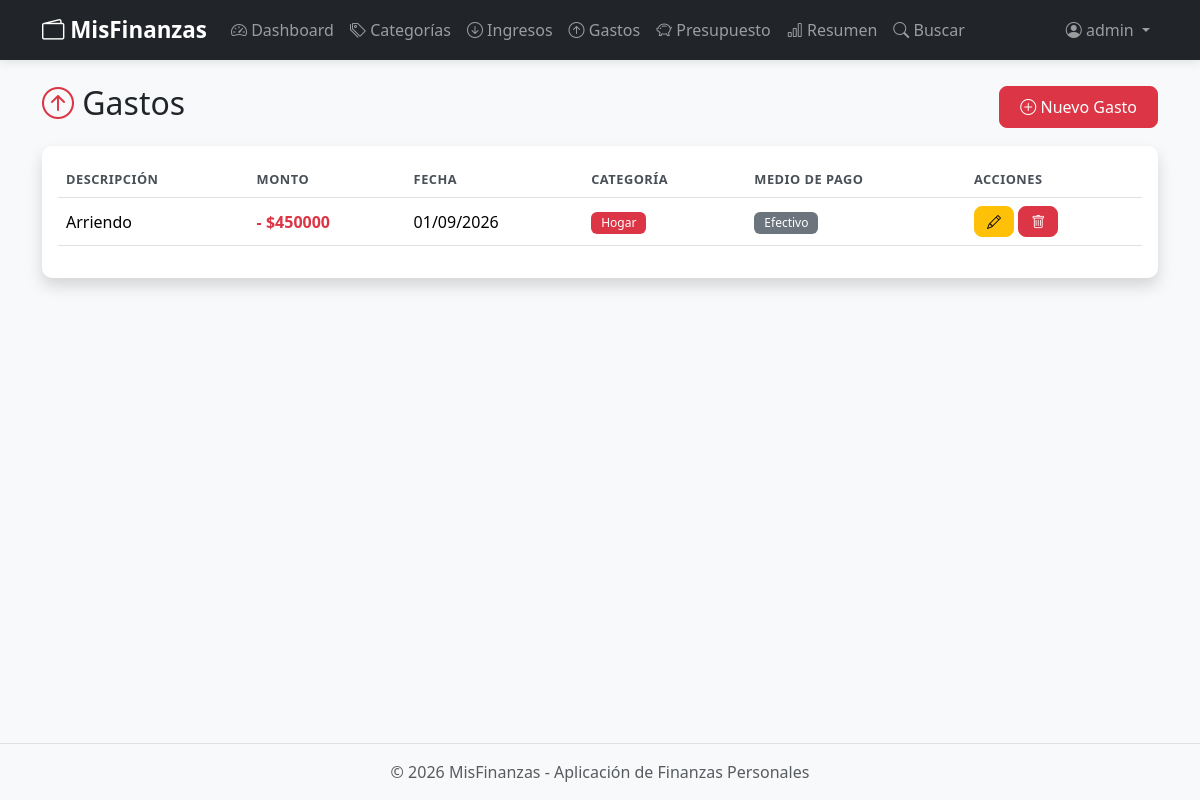
Screenshot of /gastos/ (signed in) with the database file from the repository.
### core/models.py (models this page shows, shortened)
class Gasto(models.Model):
    MEDIOS_PAGO = [
        ("EFECTIVO", "Efectivo"),
        ("DEBITO", "Débito"),
        ("CREDITO", "Crédito"),
        ("TRANSFERENCIA", "Transferencia"),
        ("OTRO", "Otro"),
    ]
    usuario = models.ForeignKey(User, on_delete=models.CASCADE)
    descripcion = models.CharField(max_length=200)
    monto = models.DecimalField(max_digits=10, decimal_places=2)
    fecha = models.DateField()
    categoria = models.ForeignKey(
        Categoria, on_delete=models.CASCADE, limit_choices_to={"tipo": "GASTO"}
    )
    medio_pago = models.CharField(max_length=20, choices=MEDIOS_PAGO, default="EFECTIVO")
    class Meta:
        verbose_name = "Gasto"
        verbose_name_plural = "Gastos"
        ordering = ["-fecha"]

class Categoria(models.Model):
    TIPOS = [
        ("INGRESO", "Ingreso"),
        ("GASTO", "Gasto"),
    ]
    usuario = models.ForeignKey(User, on_delete=models.CASCADE)
    nombre = models.CharField(max_length=100)
    tipo = models.CharField(max_length=10, choices=TIPOS)
    class Meta:
        verbose_name = "Categoría"
        verbose_name_plural = "Categorías"
        ordering = ["tipo", "nombre"]
        unique_together = ("usuario", "nombre", "tipo")

### core/views.py (the view)
# urls.py: path("gastos/", views.GastoListView.as_view(), name="gasto_list"),
class GastoListView(LoginRequiredMixin, ListView):
    model = Gasto
    template_name = "core/gasto_list.html"
    context_object_name = "gastos"
    paginate_by = 10
    def get_queryset(self):
        return Gasto.objects.filter(usuario=self.request.user).select_related("categoria")

### core/templates/core/gasto_list.html (shortened to what this page needs)
{% extends "core/base.html" %}
{% block content %}
<div class="d-flex justify-content-between align-items-center mb-3">
    <h2><i class="bi bi-arrow-up-circle text-danger"></i> Gastos</h2>
    <a href="{% url 'gasto_create' %}" class="btn btn-danger">
        <i class="bi bi-plus-circle"></i> Nuevo Gasto
    </a>
</div>
<div class="card shadow">
    <div class="card-body">
        <div class="table-responsive">
            <table class="table table-hover">
                <thead>
                    <tr>
                        <th>Descripción</th>
                        <th>Monto</th>
                        <th>Fecha</th>
                        <th>Categoría</th>
                        <th>Medio de pago</th>
                        <th>Acciones</th>
                    </tr>
                </thead>
                <tbody>
                    {% for gasto in gastos %}
                    <tr>
                        <td>{{ gasto.descripcion }}</td>
                        <td class="text-danger fw-bold">- ${{ gasto.monto|floatformat:0 }}</td>
                        <td>{{ gasto.fecha|date:"d/m/Y" }}</td>
                        <td><span class="badge bg-danger">{{ gasto.categoria.nombre }}</span></td>
                        <td><span class="badge bg-secondary">{{ gasto.get_medio_pago_display }}</span></td>
                        <td>
                            <a href="{% url 'gasto_update' gasto.pk %}" class="btn btn-sm btn-warning">
                                <i class="bi bi-pencil"></i>
                            </a>
                            <a href="{% url 'gasto_delete' gasto.pk %}" class="btn btn-sm btn-danger">
                                <i class="bi bi-trash"></i>
                            </a>
                        </td>
                    </tr>
                    {% empty %}
                    <tr>
                        <td colspan="6" class="text-center text-muted py-4">
                            <i class="bi bi-inbox"></i> No hay gastos registrados.
                        </td>
                    </tr>
                    {% endfor %}
                </tbody>
            </table>
        </div>
    </div>
</div>
{% endblock %}

### core/templates/core/base.html (shortened to what this page needs)
<!DOCTYPE html>
{% load static %}
<html lang="es">
<head>
    <link href="https://cdn.jsdelivr.net/npm/bootstrap@5.3.3/dist/css/bootstrap.min.css" rel="stylesheet">
    <link rel="stylesheet" href="https://cdn.jsdelivr.net/npm/bootstrap-icons@1.11.3/font/bootstrap-icons.min.css">
    <link rel="stylesheet" href="{% static 'core/css/style.css' %}">
</head>
<body>
    <nav class="navbar navbar-expand-lg navbar-dark bg-dark">
        <div class="container">
            <a class="navbar-brand fw-bold" href="{% if user.is_authenticated %}{% url 'dashboard' %}{% else %}{% url 'login' %}{% endif %}">
                <i class="bi bi-wallet2"></i> MisFinanzas
            </a>
            <div class="collapse navbar-collapse" id="navbarNav">
                {% if user.is_authenticated %}
                <ul class="navbar-nav me-auto">
                    <li class="nav-item">
                        <a class="nav-link" href="{% url 'dashboard' %}">
                            <i class="bi bi-speedometer2"></i> Dashboard
                        </a>
                    </li>
                    <li class="nav-item">
                        <a class="nav-link" href="{% url 'categoria_list' %}">
                            <i class="bi bi-tags"></i> Categorías
                        </a>
                    </li>
                    <li class="nav-item">
                        <a class="nav-link" href="{% url 'ingreso_list' %}">
                            <i class="bi bi-arrow-down-circle"></i> Ingresos
                        </a>
                    </li>
                    <li class="nav-item">
                        <a class="nav-link" href="{% url 'gasto_list' %}">
                            <i class="bi bi-arrow-up-circle"></i> Gastos
                        </a>
                    </li>
                    <li class="nav-item">
                        <a class="nav-link" href="{% url 'presupuesto_list' %}">
                            <i class="bi bi-piggy-bank"></i> Presupuesto
                        </a>
                    </li>
                    <li class="nav-item">
                        <a class="nav-link" href="{% url 'resumen' %}">
                            <i class="bi bi-bar-chart"></i> Resumen
                        </a>
                    </li>
                    <li class="nav-item">
                        <a class="nav-link" href="{% url 'busqueda' %}">
                            <i class="bi bi-search"></i> Buscar
                        </a>
                    </li>
                </ul>
                <ul class="navbar-nav">
                    <li class="nav-item dropdown">
                        <a class="nav-link dropdown-toggle" href="#" role="button" data-bs-toggle="dropdown">
                            <i class="bi bi-person-circle"></i> {{ user.first_name|default:user.username }}
                        </a>
                    </li>
                </ul>
                {% endif %}
            </div>
        </div>
    </nav>
    <main class="container my-4">
        {% block content %}{% endblock %}
    </main>
    <footer class="bg-light text-center py-3 mt-5">
        <p class="mb-0 text-muted">&copy; {% now "Y" %} MisFinanzas - Aplicación de Finanzas Personales</p>
    </footer>
</body>
</html>

### core/static/core/css/style.css (style rules this page uses)
:root { --ingreso-color: #198754; --gasto-color: #dc3545; }
body { background-color: #f8f9fa; min-height: 100vh; display: flex; flex-direction: column; }
main { flex: 1; }
.card { border-radius: 10px; border: none; transition: transform 0.2s ease, box-shadow 0.2s ease; }
.table th { border-top: none; font-weight: 600; color: #495057; text-transform: uppercase; font-size: 0.8rem; letter-spacing: 0.5px; }
.table td { vertical-align: middle; }
.navbar { box-shadow: 0 2px 10px rgba(0, 0, 0, 0.1); }
.navbar-brand { font-size: 1.4rem; }
.btn { border-radius: 8px; padding: 8px 20px; font-weight: 500; transition: all 0.2s; }
.btn-sm { padding: 4px 12px; }
.badge { font-weight: 500; padding: 5px 10px; }
footer { border-top: 1px solid #dee2e6; }

### rows the page displays
Gasto: descripcion "Arriendo", monto "450000", fecha "01/09/2026", categoria.nombre "Hogar", medio_pago "Efectivo"

### other values shown
{{ user.first_name|default:user.username }} "admin"
